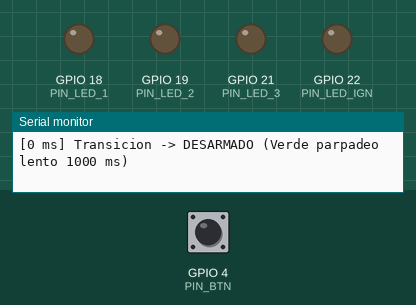
Simulated run of this sketch. Board: ESP32. On the bench: output pins drawn as LEDs (lit = HIGH), the last lines printed to the serial monitor. Dashed ring = blinking. The inputs (shaded band) are chosen by the test bench; at power-on: GPIO 4 (PIN_BTN) HIGH.

Above: at 1.2 s.
1.3 s: GPIO 4 (PIN_BTN) pulled LOW for 3.2 s
At 4.9 s:
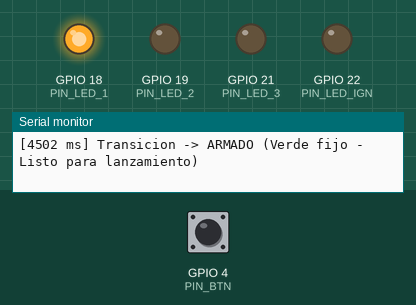
6.0 s: GPIO 4 (PIN_BTN) pulled LOW for 0.15 s
At 6.25 s:
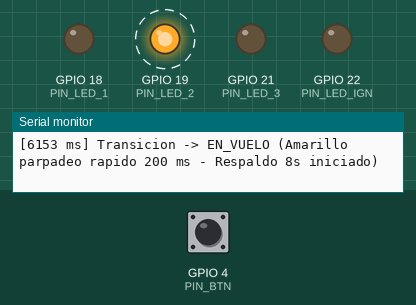
13.0 s: GPIO 4 (PIN_BTN) pulsed LOW 2 times (0.12 s each, 0.3 s apart)
At 13.8 s:
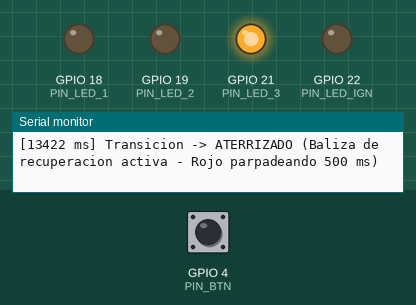
Timing chart, 0 to 20.6 s (numbered marks = the images above; inputs shaded):
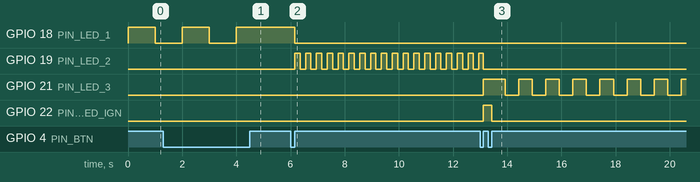

Measured:
- after the input at 1.3 s, GPIO 18 (PIN_LED_1): goes on until 4.0 s, then stays HIGH
- after the input at 6.0 s, GPIO 18 (PIN_LED_1): HIGH → LOW after 0.15 s; GPIO 19 (PIN_LED_2): alternates HIGH for 0.20 s and LOW for 0.20 s, starting after 0.15 s
- after the input at 13.0 s, GPIO 19 (PIN_LED_2): goes on until 13.1 s, then stays LOW
- by itself, GPIO 21 (PIN_LED_3): repeats every 1.0 s: LOW 0.50 s, HIGH 0.50 s

The sketch:

paracaidas.ino
```cpp
// Firmware de Avionica - Sistema de Recuperacion (ESP32)
// Mapeo de hardware:
// - Boton: GPIO 4 (INPUT_PULLUP a GND)
// - LED Verde (Estado 1): GPIO 18
// - LED Amarillo (Estado 2): GPIO 19
// - LED Rojo (Estado 3): GPIO 21
// - LED Azul (Ignicion): GPIO 22


const int PIN_BTN     = 4;
const int PIN_LED_1   = 18;
const int PIN_LED_2   = 19;
const int PIN_LED_3   = 21;
const int PIN_LED_IGN = 22;

// tiempo para detectar el short press y el long
const unsigned long DEBOUNCE_MS     = 50;
const unsigned long SHORT_PRESS_MAX = 1000;
const unsigned long LONG_PRESS_MIN  = 2000;
//tiempos de cambio de estado de la misionn
const unsigned long IGNITION_PULSE_MS = 1000;
const unsigned long SLOW_BLINK_MS = 1000; //parpadeo lento desarmado
const unsigned long FAST_BLINK_MS = 200;
const unsigned long BEACON_BLINK_MS = 500; //ATERRIZADO
//8 SEGUNDOS DESPUES DEL DESPEGUE PEROOO SOLO SIN DETECCION DEL CLIC APOGEO
const unsigned long BACKUP_DEPLOY_MS = 8000;

const TickType_t ESPERA_SIN_FIN = 0xFFFFFFFFUL; // Equivale al valor maximo de TickType_t en FreeRTOS (32 bits)

//estados deee la mision
enum EstadoMision {
  DESARMADO,
  ARMADO,
  EN_VUELO,
  APOGEO_IGNICION,
  ATERRIZADO
};

// tipos de eventos que viajan hacia la maquina de estados tareaControlLeds
enum TipoEvento {
  EV_PULSACION_CORTA,
  EV_PULSACION_LARGA,
  EV_ZONA_MUERTA,
  EV_TICK_PARPADEO,
  EV_RESPALDO_8S,
  EV_FIN_IGNICION
};
//ESTRUCTURA PARA ENVIAR REGISTROS AL MONITOR EN SERIES SIN COLISIONES
struct MensajeLog {
  unsigned long timestamp;
  char texto[100];
};

//tres colas FIFO independientes para comunnicar cada etapa
QueueHandle_t colaCrudaISR;
QueueHandle_t colaEventos;
QueueHandle_t colaLogs;

//Timers por interrupcion interna de FreeRTOS
TimerHandle_t timerParpadeo;
TimerHandle_t timerRespaldo;
TimerHandle_t timerIgnicion;

//Variables de estado de la mision
EstadoMision estadoActual = DESARMADO;
bool ledBlinkState = LOW;
bool ignitionDone = false;

//variable compartida con la interrupcion por hardware
volatile unsigned long lastIsrTime = 0;

//esto me enpaqueta un mensaje con marca de tiempo
void enviarLog(const char* msg) {
  if (colaLogs != NULL) {
    MensajeLog paquete;
    paquete.timestamp = millis();
    snprintf(paquete.texto, sizeof(paquete.texto), "%s", msg);
    xQueueSend(colaLogs, &paquete, 0);
  }
}

// Rutina de interrupcion por hardware en gpio4
void IRAM_ATTR isrBoton() {
  unsigned long ahora = millis();
  //filtro antirrebote 50 ms directamente en la interrupcion
  if (ahora - lastIsrTime >= DEBOUNCE_MS) {
    lastIsrTime = ahora;
    int estadoPin = digitalRead(PIN_BTN);
    BaseType_t xHigherPriorityTaskWoken = pdFALSE;
    xQueueSendFromISR(colaCrudaISR, &estadoPin, &xHigherPriorityTaskWoken);
    if (xHigherPriorityTaskWoken) {
      portYIELD_FROM_ISR();
    }
  }
}

//callbacks de los Timers de FreeRTOS (envian eventos a colaEventos sin bloquear)
void cbTimerParpadeo(TimerHandle_t xTimer) {
  TipoEvento ev= EV_TICK_PARPADEO;
  xQueueSend(colaEventos, &ev, 0);
}

void cbTimerRespaldo(TimerHandle_t xTimer) {
  TipoEvento ev = EV_RESPALDO_8S;
  xQueueSend(colaEventos, &ev, 0);
}
void cbTimerIgnicion(TimerHandle_t xTimer) {
  TipoEvento ev = EV_FIN_IGNICION;
  xQueueSend(colaEventos, &ev, 0);
}
void cambiarEstado(EstadoMision nuevoEstado){
  estadoActual = nuevoEstado;

  //detener temporizadores activos del estado anteriror antes de configurar el nuevo
  xTimerStop(timerParpadeo, 0);
  xTimerStop(timerRespaldo, 0);
  xTimerStop(timerIgnicion, 0);

  //apagar todos lo lesds antes de configurar el nuevo estado
  digitalWrite(PIN_LED_1, LOW);
  digitalWrite(PIN_LED_2, LOW);
  digitalWrite(PIN_LED_3, LOW);
  digitalWrite(PIN_LED_IGN, LOW);
  ledBlinkState = HIGH;

  switch (estadoActual) {
    case DESARMADO:
     digitalWrite(PIN_LED_1, HIGH);
     xTimerChangePeriod(timerParpadeo, pdMS_TO_TICKS(SLOW_BLINK_MS), 0);
     xTimerStart(timerParpadeo, 0);
     enviarLog("Transicion -> DESARMADO (Verde parpadeo lento 1000 ms)");
     break;
    case ARMADO:
      digitalWrite(PIN_LED_1, HIGH);
      enviarLog("Transicion -> ARMADO (Verde fijo - Listo para lanzamiento)");
      break;

    case EN_VUELO:
      digitalWrite(PIN_LED_2, HIGH);
      xTimerChangePeriod(timerParpadeo, pdMS_TO_TICKS(FAST_BLINK_MS), 0);
      xTimerStart(timerParpadeo, 0);
      xTimerStart(timerRespaldo, 0); // Inicia cuenta regresiva unica de 8000 ms
      enviarLog("Transicion -> EN_VUELO (Amarillo parpadeo rapido 200 ms - Respaldo 8s iniciado)");
      break;

    case APOGEO_IGNICION:
      digitalWrite(PIN_LED_3, HIGH);
      digitalWrite(PIN_LED_IGN, HIGH);
      ignitionDone = false;
      xTimerStart(timerIgnicion, 0); // Inicia pulso pirotecnico unico de 1000 ms
      enviarLog("Transicion -> APOGEO_IGNICION (Disparo unico de paracaidas 1000 ms - Esperando aterrizaje)");
      break;

    case ATERRIZADO:
      digitalWrite(PIN_LED_3, HIGH);
      xTimerChangePeriod(timerParpadeo, pdMS_TO_TICKS(BEACON_BLINK_MS), 0);
      xTimerStart(timerParpadeo, 0);
      enviarLog("Transicion -> ATERRIZADO (Baliza de recuperacion activa - Rojo parpadeando 500 ms)");
      break;
  }
}

//como va a cambiar entre los estados dependiendo si short o long push
void procesarPulsacionCorta() {
  switch (estadoActual) {
    case ARMADO:
      cambiarEstado(EN_VUELO);
     break;
    case EN_VUELO:
     cambiarEstado(APOGEO_IGNICION);
     break;
    case APOGEO_IGNICION:
     cambiarEstado(ATERRIZADO);
     break;
    default:
     enviarLog("[IGNORADO] Pulsacion corta no valida en este estado.");
     break;
  }
}

void procesarPulsacionLarga() {
  switch (estadoActual) {
    case DESARMADO:
     cambiarEstado (ARMADO);
     break;
    case ARMADO:
     cambiarEstado (DESARMADO);
     break;
    default:
     enviarLog("[IGNORADO] Pulsacion larga bloqueada en este estado.");
     break;
  }
}

// TAREA 1 (Nucleo 0): Calcula duracion del pulso despertada por interrupcion
void TareaBoton(void* pvParameters) {
  int estadoPinRecibido;
  unsigned long tiempoInicioPulsacion = 0;
  bool botonPresionado = false;

  for (;;) {
    // Espera pasiva (0% CPU) hasta que la ISR en GPIO 4 envia un cambio de estado
    if (xQueueReceive(colaCrudaISR, &estadoPinRecibido, ESPERA_SIN_FIN) == pdTRUE) {
      if (estadoPinRecibido == LOW && !botonPresionado) {
        tiempoInicioPulsacion = millis();
        botonPresionado = true;
      } else if (estadoPinRecibido == HIGH && botonPresionado) {
        unsigned long duracion = millis() - tiempoInicioPulsacion;
        botonPresionado = false;

        if (duracion < SHORT_PRESS_MAX) {
          TipoEvento ev = EV_PULSACION_CORTA;
          xQueueSend(colaEventos, &ev, 0);
        } else if (duracion >= LONG_PRESS_MIN) {
          TipoEvento ev = EV_PULSACION_LARGA;
          xQueueSend(colaEventos, &ev, 0);
        } else {
          enviarLog("[IGNORADO] Pulsacion en zona muerta (1000-2000 ms)");
        }
      }
    }
  }
}

// TAREA 2 (Nucleo 1): Ejecuta la Maquina de Estados y LEDs guiada por eventos
void TareaControlLEDs(void* pvParameters) {
  TipoEvento ev;

  for (;;) {
    // Espera pasiva (0% CPU) hasta recibir evento de boton o alarma de timer
    if (xQueueReceive(colaEventos, &ev, ESPERA_SIN_FIN) == pdTRUE) {
      switch (ev) {
        case EV_PULSACION_CORTA:
          procesarPulsacionCorta();
          break;

        case EV_PULSACION_LARGA:
          procesarPulsacionLarga();
          break;

        case EV_TICK_PARPADEO:
          ledBlinkState = !ledBlinkState;
          if (estadoActual == DESARMADO) {
            digitalWrite(PIN_LED_1, ledBlinkState);
          } else if (estadoActual == EN_VUELO) {
            digitalWrite(PIN_LED_2, ledBlinkState);
          } else if (estadoActual == ATERRIZADO) {
            digitalWrite(PIN_LED_3, ledBlinkState);
          }
          break;

        case EV_RESPALDO_8S:
          if (estadoActual == EN_VUELO) {
            enviarLog("[ALERTA] Temporizador de respaldo (8000 ms) activado!");
            cambiarEstado(APOGEO_IGNICION);
          }
          break;

        case EV_FIN_IGNICION:
          if (estadoActual == APOGEO_IGNICION && !ignitionDone) {
            digitalWrite(PIN_LED_IGN, LOW);
            ignitionDone = true;
            enviarLog("Pulso de ignicion finalizado (1000 ms). Esperando aterrizaje...");
          }
          break;

        default:
          break;
      }
    }
  }
}

// TAREA 3 (Nucleo 0): Imprime telemetria serial sin colisiones
void TareaRegistroSerial(void* pvParameters) {
  MensajeLog paquete;

  for (;;) {
    // Espera pasiva (0% CPU) hasta que llega un mensaje a colaLogs
    if (xQueueReceive(colaLogs, &paquete, ESPERA_SIN_FIN) == pdTRUE) {
      Serial.print("[");
      Serial.print(paquete.timestamp);
      Serial.print(" ms] ");
      Serial.println(paquete.texto);
    }
  }
}

void setup() {
  Serial.begin(115200);

  pinMode(PIN_BTN, INPUT_PULLUP);
  pinMode(PIN_LED_1, OUTPUT);
  pinMode(PIN_LED_2, OUTPUT);
  pinMode(PIN_LED_3, OUTPUT);
  pinMode(PIN_LED_IGN, OUTPUT);

  // 1. Crear colas FIFO antes de tareas, timers e interrupciones
  colaCrudaISR = xQueueCreate(10, sizeof(int));
  colaEventos  = xQueueCreate(15, sizeof(TipoEvento));
  colaLogs     = xQueueCreate(20, sizeof(MensajeLog));

  // 2. Crear timers por software del RTOS (pdTRUE = periodico, pdFALSE = un disparo)
  timerParpadeo = xTimerCreate("TimerBlink",  pdMS_TO_TICKS(SLOW_BLINK_MS),     pdTRUE,  NULL, cbTimerParpadeo);
  timerRespaldo = xTimerCreate("TimerBackup", pdMS_TO_TICKS(BACKUP_DEPLOY_MS),  pdFALSE, NULL, cbTimerRespaldo);
  timerIgnicion = xTimerCreate("TimerIgn",    pdMS_TO_TICKS(IGNITION_PULSE_MS), pdFALSE, NULL, cbTimerIgnicion);

  // 3. Registrar interrupcion por hardware en GPIO 4 ante cualquier flanco (CHANGE)
  attachInterrupt(digitalPinToInterrupt(PIN_BTN), isrBoton, CHANGE);

  // 4. Iniciar en estado seguro DESARMADO y arrancar las 3 tareas en dual-core
  enviarLog("=== SISTEMA DE RECUPERACION INICIADO (FreeRTOS + Interrupciones) ===");
  cambiarEstado(DESARMADO);

  xTaskCreatePinnedToCore(TareaBoton,          "TareaBoton",  2048, NULL, 3, NULL, 0);
  xTaskCreatePinnedToCore(TareaRegistroSerial, "TareaSerial", 2048, NULL, 1, NULL, 0);
  xTaskCreatePinnedToCore(TareaControlLEDs,    "TareaLEDs",   4096, NULL, 2, NULL, 1);
}

void loop() {
  // Se elimina la tarea loop() por defecto; todo el sistema opera por interrupciones
  vTaskDelete(NULL);
}


// Simulacion de hardware en Wokwi: https://wokwi.com/projects/481081023571677185
```
